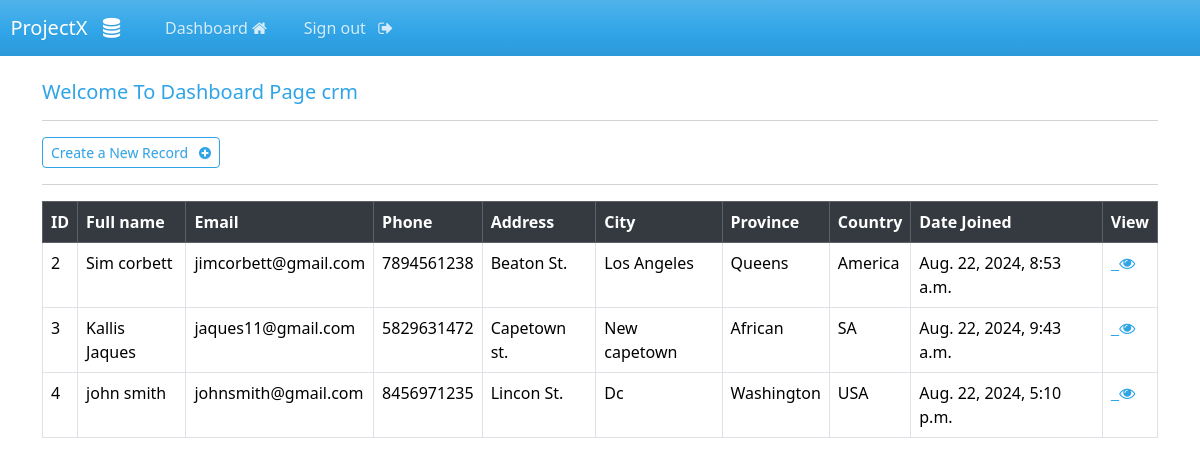
The app's page /dashboard (signed in) with its own data.
### webapp/models.py (models this page shows, shortened)
class Record(models.Model):
    creation_date = models.DateTimeField(auto_now_add=True)
    first_name = models.CharField(max_length=100)
    last_name = models.CharField(max_length=100)
    email = models.EmailField(max_length=255)
    phone = models.CharField(max_length=20)
    address = models.CharField(max_length=300)
    city = models.CharField(max_length=255)
    province = models.CharField(max_length=200)
    country = models.CharField(max_length=125)

### webapp/views.py (the view)
# urls.py: path('dashboard',views.dashboard,name='dashboard'),
@login_required(login_url="my-login")
def dashboard(request):
    my_records=Record.objects.all()
    context={'records': my_records}
    return render(request,'webapp/dashboard.html',context=context)

### webapp/templates/webapp/dashboard.html
{% extends 'webapp/base.html' %}
{% block content %}
<h5>Welcome To Dashboard Page {{user}}</h5>
<hr>
<a class="btn btn-outline-primary btn-sm" href="{% url 'create-record' %}">
    Create a New Record &nbsp; <i class="fa fa-plus-circle" aria-hidden="true"></i>
</a>
<hr>
<table class="table table-hover table-bordered ">
    <thead class ="table-dark">
    <tr>
        <th scope="col">ID</th>
        <th scope="col">Full name</th>
        <th scope="col">Email</th>
        <th scope="col">Phone</th>
        <th scope="col">Address</th>
        <th scope="col">City</th>
        <th scope="col">Province</th>
        <th scope="col">Country</th>
        <th scope="col">Date Joined</th>
        <th scope="col">View</th>
    </tr>
    </thead>
    <tbody>
    {%if records%}
    {% for record in records %}
    <tr>
        <td>{{record.id}} </td>
        <td>{{record.first_name}} {{record.last_name}}</td>
        <td>{{record.email}} </td>
        <td>{{record.phone}} </td>
        <td>{{record.address}} </td>
        <td>{{record.city}} </td>
        <td>{{record.province}} </td>
        <td>{{record.country}} </td>
        <td>{{record.creation_date}} </td>
        <td><a class="btn-btn-success btn-sm" href="{%url 'record' record.id %} ">&nbsp; <i class="fa fa-eye" aria-hidden="true"></i></a></td>
    </tr>
    {% endfor %}
    {% endif %}
    </tbody>
</table>
{% endblock %}

### webapp/templates/webapp/base.html (shortened to what this page needs)
{% load static %}
<!DOCTYPE html>
<html lang="en">
<head>
    <link rel="stylesheet" type="text/css" href="https://cdn.jsdelivr.net/npm/bootswatch@5.3.3/dist/cerulean/bootstrap.min.css">
    <link rel="stylesheet" type="text/css" href="{% static 'css/styles.css' %}">
    <link rel="stylesheet" href="https://cdnjs.cloudflare.com/ajax/libs/font-awesome/4.7.0/css/font-awesome.min.css">
</head>
<body>
{% include 'webapp/navbar.html' %}
<div class="container">
    <br>
    {% block content %}
    {% endblock%}
</div>
</body>
</html>

### webapp/templates/webapp/navbar.html (shortened to what this page needs)
<nav class="navbar navbar-expand-lg navbar-dark bg-primary justify-content-center">
    <a class="navbar-brand main-heading" href="{% url '' %}">
      &nbsp; ProjectX
      &nbsp;
      <i class="fa fa-database" aria-hidden="true"></i>
    </a>
      <div class="collapse navbar-collapse text-center" id="navbarNavDropdown">
        <ul class="navbar-nav mr-auto">
          {% if user.is_authenticated %}
            <li class="nav-item">
              <a class="nav-link" href="{% url 'dashboard' %}">Dashboard  <i class="fa fa-home" aria-hidden="true"></i> </a>
            </li>
            <li class="nav-item">
              <a class="nav-link" href="{% url 'user-logout' %}">Sign out &nbsp; <i class="fa fa-sign-out" aria-hidden="true"></i> </a>
            </li>
        </ul>
        {% endif %}
      </div>
  </nav>

### records on screen
Record: id "2", first_name "Sim", last_name "corbett", email "jimcorbett@gmail.com", phone "7894561238", address "Beaton St.", city "Los Angeles", province "Queens", country "America", creation_date "Aug. 22, 2024, 8:53 a.m."
Record: id "3", first_name "Kallis", last_name "Jaques", email "jaques11@gmail.com", phone "5829631472", address "Capetown st.", city "New capetown", province "African", country "SA", creation_date "Aug. 22, 2024, 9:43 a.m."
Record: id "4", first_name "john", last_name "smith", email "johnsmith@gmail.com", phone "8456971235", address "Lincon St.", city "Dc", province "Washington", country "USA", creation_date "Aug. 22, 2024, 5:10 p.m."

### other values on screen
{{ user }} "crm"
